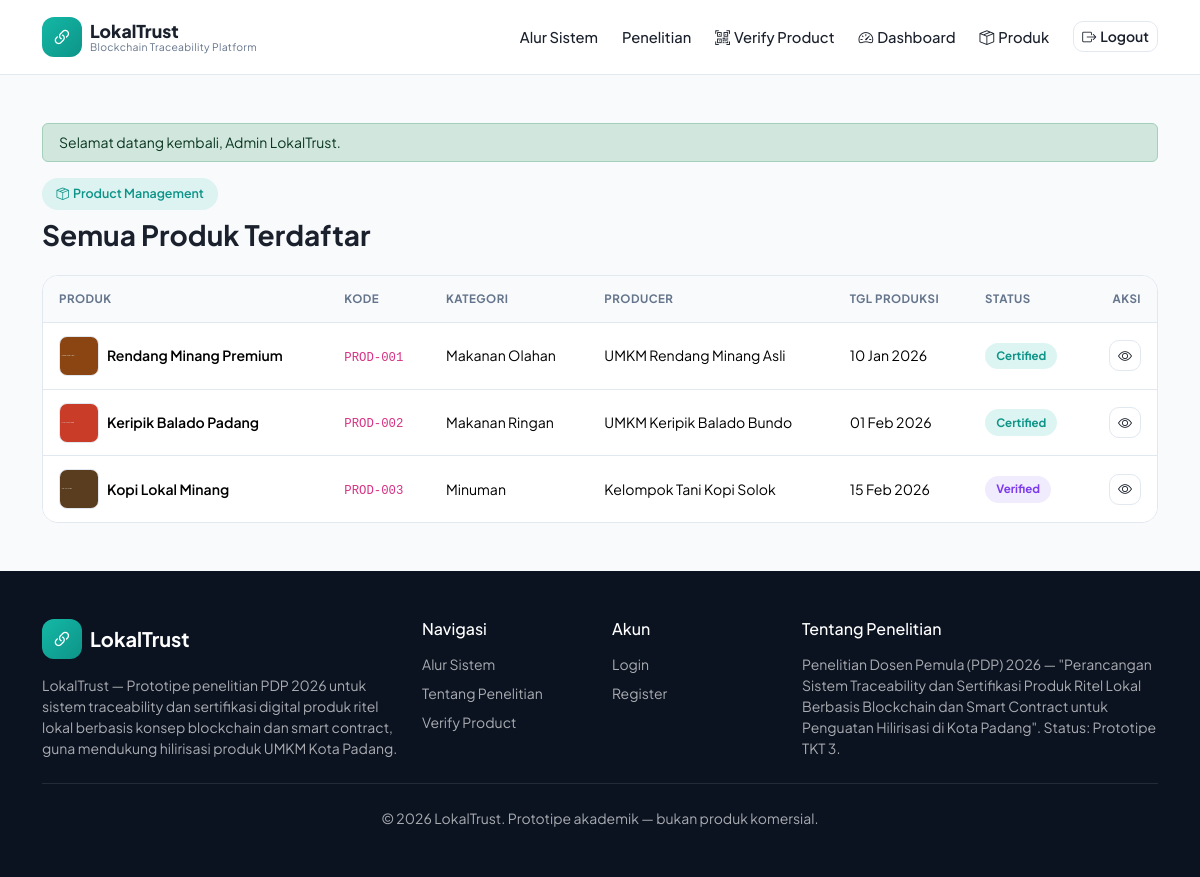
The page /products.php (signed in) on the database its author committed.
### tables this page shows
CREATE TABLE products (
    id INT AUTO_INCREMENT PRIMARY KEY,
    producer_id INT NOT NULL,
    product_code VARCHAR(30) NOT NULL UNIQUE,
    product_name VARCHAR(150) NOT NULL,
    category VARCHAR(100) NOT NULL,
    description TEXT DEFAULT NULL,
    production_date DATE NOT NULL,
    origin_location VARCHAR(150) NOT NULL,
    photo VARCHAR(255) DEFAULT NULL,
    status ENUM('draft','submitted','verified','certified','rejected') NOT NULL DEFAULT 'draft',
    admin_notes TEXT DEFAULT NULL,
    created_at TIMESTAMP DEFAULT CURRENT_TIMESTAMP,
    updated_at TIMESTAMP DEFAULT CURRENT_TIMESTAMP ON UPDATE CURRENT_TIMESTAMP,
    CONSTRAINT fk_products_producer FOREIGN KEY (producer_id) REFERENCES users(id) ON DELETE CASCADE
);

CREATE TABLE users (
    id INT AUTO_INCREMENT PRIMARY KEY,
    name VARCHAR(150) NOT NULL,
    email VARCHAR(150) NOT NULL UNIQUE,
    password VARCHAR(255) NOT NULL,
    role ENUM('admin','producer','distributor','retailer') NOT NULL,
    company_name VARCHAR(150) DEFAULT NULL,
    phone VARCHAR(30) DEFAULT NULL,
    address TEXT DEFAULT NULL,
    created_at TIMESTAMP DEFAULT CURRENT_TIMESTAMP
);

### controllers/ProductController.php (called while the page is built, shortened)
<?php
class ProductController
{
    private Product $productModel;
    public function __construct()
    {
        $this->productModel = new Product();
    }
    public function index(): void
    {
        $user = Auth::user();
        $products = $user['role'] === 'producer'
            ? $this->productModel->allByProducer($user['id'])
            : $this->productModel->all();
        require __DIR__ . '/../views/products/index.php';
    }
}

### core/helpers.php (called while the page is built, shortened)
<?php
function e(?string $value): string
{
    return htmlspecialchars($value ?? '', ENT_QUOTES, 'UTF-8');
}
function getFlash(string $type): ?string
{
    if (!empty($_SESSION['flash'][$type])) {
        $message = $_SESSION['flash'][$type];
        return $message;
    }
    return null;
}
function statusLabel(string $status): string
{
    switch ($status) {
        case 'verified':  return 'Verified';
        case 'certified': return 'Certified';
    }
}
function statusBadgeClass(string $status): string
{
    switch ($status) {
        case 'verified':  return 'badge-status badge-status-verified';
        case 'certified': return 'badge-status badge-status-certified';
    }
}
function formatDateID(?string $date): string
{
    $timestamp = strtotime($date);
    return $timestamp ? date('d M Y', $timestamp) : '-';
}

### core/Auth.php (called while the page is built, shortened)
<?php
class Auth
{
    public static function check(): bool
    {
        return isset($_SESSION['user_id']);
    }
    public static function user(): ?array
    {
        return [
            'id'           => $_SESSION['user_id'],
            'name'         => $_SESSION['user_name'],
            'email'        => $_SESSION['user_email'],
            'role'         => $_SESSION['user_role'],
            'company_name' => $_SESSION['company_name'],
        ];
    }
    public static function role(): ?string
    {
        return self::user()['role'] ?? null;
    }
}

### core/bootstrap.php (called while the page is built, shortened)
<?php
require_once __DIR__ . '/../config/database.php';
require_once __DIR__ . '/Database.php';
require_once __DIR__ . '/Auth.php';
require_once __DIR__ . '/helpers.php';
spl_autoload_register(function (string $class) {
    $paths = [
        __DIR__ . '/../models/' . $class . '.php',
        __DIR__ . '/../controllers/' . $class . '.php',
    ];
    foreach ($paths as $path) {
        if (file_exists($path)) {
            return;
        }
    }
});

### core/Database.php (called while the page is built)
<?php
class Database
{
    private static ?PDO $instance = null;
    public static function getConnection(): PDO
    {
        if (self::$instance === null) {
            $dsn = 'mysql:host=' . DB_HOST . ';port=' . DB_PORT . ';dbname=' . DB_NAME . ';charset=' . DB_CHARSET;
            $options = [
                PDO::ATTR_ERRMODE            => PDO::ERRMODE_EXCEPTION,
                PDO::ATTR_DEFAULT_FETCH_MODE => PDO::FETCH_ASSOC,
                PDO::ATTR_EMULATE_PREPARES   => false,
            ];
            try {
                self::$instance = new PDO($dsn, DB_USER, DB_PASS, $options);
            } catch (PDOException $e) {
                error_log('Database connection failed: ' . $e->getMessage());
                $message = APP_ENV === 'production'
                    ? 'Layanan sedang tidak tersedia. Silakan coba beberapa saat lagi.'
                    : 'Koneksi database gagal: ' . $e->getMessage();
                die($message);
            }
        }
        return self::$instance;
    }
}

### models/Product.php (called while the page is built, shortened)
<?php
class Product
{
    private PDO $db;
    public function __construct()
    {
        $this->db = Database::getConnection();
    }
    public function all(): array
    {
        $sql = 'SELECT p.*, u.name AS producer_name, u.company_name AS producer_company
                FROM products p
                JOIN users u ON u.id = p.producer_id
                ORDER BY p.created_at DESC';
        return $this->db->query($sql)->fetchAll();
    }
}

### views/products/index.php (the view, shortened to what this page needs)
<?php
$role = Auth::role();
$isProducer = $role === 'producer';
$showProducerColumn = !$isProducer;
require __DIR__ . '/../partials/header.php';
require __DIR__ . '/../partials/navbar.php';
?>
<main class="dashboard-page">
    <div class="container py-5">
        <?php if ($msg = getFlash('success')): ?>
            <div class="alert alert-success py-2 small"><?= e($msg) ?></div>
        <?php endif; ?>
        <div class="d-flex flex-wrap justify-content-between align-items-center mb-4 gap-3">
            <div>
                <span class="badge-pill mb-2"><i class="bi bi-box-seam me-1"></i>Product Management</span>
                <h3 class="fw-bold mb-0"><?= $isProducer ? 'Produk Saya' : 'Semua Produk Terdaftar' ?></h3>
            </div>
        </div>
        <div class="plts-panel">
            <div class="table-responsive">
                <table class="table plts-table align-middle mb-0">
                    <thead>
                        <tr>
                            <th>Produk</th>
                            <th>Kode</th>
                            <th>Kategori</th>
                            <?php if ($showProducerColumn): ?><th>Producer</th><?php endif; ?>
                            <th>Tgl Produksi</th>
                            <th>Status</th>
                            <th class="text-end">Aksi</th>
                        </tr>
                    </thead>
                    <tbody>
                        <?php if (empty($products)): ?>
                            <tr>
                                <td colspan="<?= $showProducerColumn ? 7 : 6 ?>" class="text-center text-muted-plts py-4">
                                    Belum ada produk<?= $isProducer ? '. Silakan tambah produk baru.' : ' terdaftar.' ?>
                                </td>
                            </tr>
                        <?php else: ?>
                            <?php foreach ($products as $product): ?>
                                <tr>
                                    <td>
                                        <div class="d-flex align-items-center gap-2">
                                            <?php if ($product['photo']): ?>
                                                <img src="<?= BASE_URL ?>/uploads/products/<?= e($product['photo']) ?>" class="product-thumb" alt="">
                                            <?php else: ?>
                                                <span class="product-thumb product-thumb-placeholder"><i class="bi bi-image"></i></span>
                                            <?php endif; ?>
                                            <span class="fw-semibold"><?= e($product['product_name']) ?></span>
                                        </div>
                                    </td>
                                    <td><code class="small"><?= e($product['product_code']) ?></code></td>
                                    <td><?= e($product['category']) ?></td>
                                    <?php if ($showProducerColumn): ?>
                                        <td class="small"><?= e($product['producer_company'] ?: $product['producer_name']) ?></td>
                                    <?php endif; ?>
                                    <td class="small"><?= formatDateID($product['production_date']) ?></td>
                                    <td><span class="<?= statusBadgeClass($product['status']) ?>"><?= statusLabel($product['status']) ?></span></td>
                                    <td class="text-end">
                                        <a href="<?= BASE_URL ?>/products.php?action=show&id=<?= $product['id'] ?>" class="btn btn-sm btn-plts-outline">
                                            <i class="bi bi-eye"></i>
                                        </a>
                                    </td>
                                </tr>
                            <?php endforeach; ?>
                        <?php endif; ?>
                    </tbody>
                </table>
            </div>
        </div>
    </div>
</main>
<?php require __DIR__ . '/../partials/footer.php'; ?>

### assets/css/style.css (style rules this page uses)
:root { --plts-navy: #0b1220; --plts-navy-light: #111a2e; --plts-teal: #14b8a6; --plts-teal-dark: #0d9488; --plts-gold: #f6ad55; --plts-ink: #1a202c; --plts-muted: #64748b; --plts-border: #e2e8f0; --plts-bg: #f8fafc; }
* { box-sizing: border-box; }
body { font-family: 'Plus Jakarta Sans', system-ui, -apple-system, Segoe UI, Roboto, sans-serif; background: var(--plts-bg); color: var(--plts-ink); }
.btn-plts-outline { border: 1px solid var(--plts-border); color: var(--plts-ink); border-radius: 10px; font-weight: 600; background: #fff; }
.badge-pill { display: inline-flex; align-items: center; background: rgba(20,184,166,.12); color: var(--plts-teal-dark); border-radius: 999px; padding: .4rem .9rem; font-size: .78rem; font-weight: 600; }
.dashboard-page { min-height: 60vh; }
.plts-panel { background: #fff; border: 1px solid var(--plts-border); border-radius: 16px; overflow: hidden; }
.plts-table thead th { font-size: .72rem; text-transform: uppercase; letter-spacing: .04em; color: var(--plts-muted); border-bottom: 1px solid var(--plts-border); background: var(--plts-bg); padding: .9rem 1rem; }
.plts-table td { padding: .8rem 1rem; font-size: .88rem; border-bottom: 1px solid var(--plts-border); }
.plts-table tr:last-child td { border-bottom: none; }
.badge-status { display: inline-block; padding: .3rem .7rem; border-radius: 999px; font-size: .72rem; font-weight: 700; }
.badge-status-verified { background: rgba(139,92,246,.12); color: #7c3aed; }
.badge-status-certified { background: rgba(20,184,166,.15); color: var(--plts-teal-dark); }
.product-thumb { width: 40px; height: 40px; border-radius: 8px; object-fit: cover; border: 1px solid var(--plts-border); }

### rows shown on the page
products: photo (picture), product_name "Rendang Minang Premium", product_code "PROD-001", category "Makanan Olahan", producer.company_name "UMKM Rendang Minang Asli", production_date "10 Jan 2026", status "Certified"
products: photo (picture), product_name "Keripik Balado Padang", product_code "PROD-002", category "Makanan Ringan", producer.company_name "UMKM Keripik Balado Bundo", production_date "01 Feb 2026", status "Certified"
products: photo (picture), product_name "Kopi Lokal Minang", product_code "PROD-003", category "Minuman", producer.company_name "Kelompok Tani Kopi Solok", production_date "15 Feb 2026", status "Verified"

### other values the page prints
$msg "Selamat datang kembali, Admin LokalTrust."
